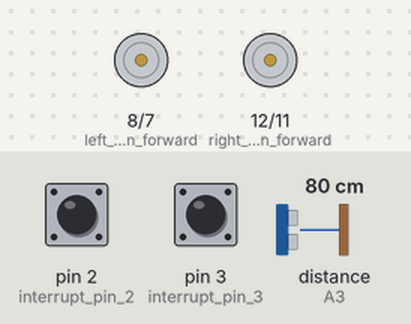
A sketch run on a simulated Teensy 3. Parts: motor-driver pin pairs drawn as motors (green arrow = first pin HIGH = forward, orange = second pin HIGH = backward, longer = more drive, scaled by the enable pin). The inputs (shaded band) are chosen by the test bench; at power-on: distance to the obstacle (sensor on A3) 80 cm, pin 2 (interrupt_pin_2) HIGH, pin 3 (interrupt_pin_3) HIGH. The echo pulse lasts 58.3 µs per cm; what the sketch prints to the serial monitor is not drawn.

Above: at 0.01 s.
At 1.2 s:
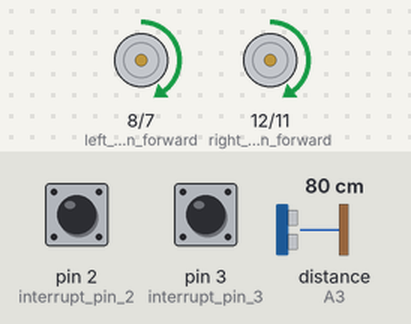
1.3 s: distance to the obstacle (sensor on A3) set to 23 cm
3.0 s: distance to the obstacle (sensor on A3) set to 18 cm
At 3.8 s:
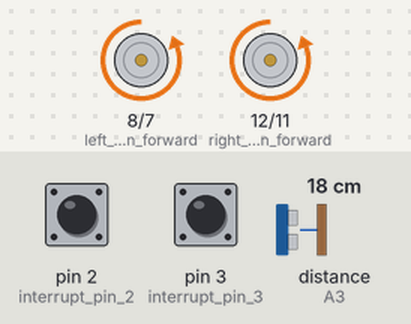
Timing chart, 0 to 6.0 s (numbered marks = the images above; inputs shaded):
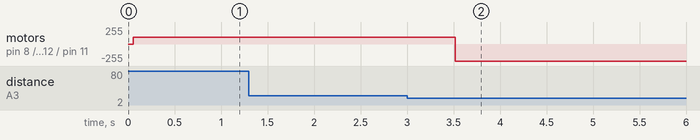

Measured:
- the behaviour switches between 21 and 20 cm on distance to the obstacle (sensor on A3) (found by bisection; images 1 and 2)
- after the input at 3.0 s, motor on pin 8 (left_motor_pin_forward) / pin 7 (left_motor_pin_reverse), motor on pin 12 (right_motor_pin_forward) / pin 11 (right_motor_pin_reverse): forward 100/255 → backward 255/255 after 0.52 s

The sketch:

main.ino
```cpp
#include "Arduino.h"
#include "Motor.h"
#include "Sensor.h"

class Robot{
  public:
    Motor motor_left{"left"};
    Motor motor_right{"right"};
    int Left_Motor_Speed;
    int Right_Motor_Speed;

    Robot(int lms, int rms)
    {
      Left_Motor_Speed = lms;
      Right_Motor_Speed = rms;
    }

    void move_right(int _time_)
    {
      delay(_time_);
      motor_left.stop();
      motor_right.stop();
      delay(300);
      motor_left.forward(Left_Motor_Speed);
      motor_right.reverse(Right_Motor_Speed);
      delay(1280);
      motor_left.stop();
      motor_right.stop();
    }

    void move_forward(int _time_, int l = 255, int r = 255)
    {
      delay(_time_);
      motor_left.forward(l);
      motor_right.forward(r);
    }

    void move_backward(int _time_)
    {
      delay(_time_);
      motor_left.reverse(255);
      motor_right.reverse(255);
    }

    void stop_robot(int _time_)
    {
      delay(_time_);
      motor_left.stop();
      motor_right.stop();
    }

    void move_left(int _time_)
    {
      delay(_time_);
      motor_left.stop();
      motor_right.stop();
      delay(300);
      motor_right.forward(Right_Motor_Speed);
      motor_left.reverse(Left_Motor_Speed);
      delay(1060);
      motor_left.stop();
      motor_right.stop();
    }
};

namespace
{
  int challenge = 0;
  const int Left_Motor_Speed = 127;
  const int Right_Motor_Speed = 180;
  const byte interrupt_pin_2 = 2;
  const byte interrupt_pin_3 = 3;

  auto speed = 200;

  // Instantiate the two motor objects, passing in the side of the robot the motor is o
  // Instantiate a sensor object
  Sensor sensor{};

  Motor left_motor{"left"};
  Motor right_motor{"right"};

  Robot robot(127, 180);
}

void setup()
{
  // movement::robot(127, 180);
  // 127 is the left moter speed
  Serial.begin(115200);
  pinMode(interrupt_pin_2, INPUT_PULLUP);
  pinMode(interrupt_pin_3, INPUT_PULLUP);
  attachInterrupt(digitalPinToInterrupt(interrupt_pin_2), left_motor_pulse_interrupt, RISING);
  attachInterrupt(digitalPinToInterrupt(interrupt_pin_3), right_motor_pulse_interrupt, RISING);
}

void loop()
{
  int compliet = 1;
  if (challenge == 0) // checks whitch challenge we what to run
  {
    while(compliet)
    {
      delay(54);
      if (sensor.distance_down() < 12)
      {
        robot.move_forward(0,100,100);
      }
      else
      {
        robot.stop_robot(500);
        int bob1_foir_the_luls = left_motor.get_pulse_count();
        while((left_motor.get_pulse_count()-bob1_foir_the_luls) < 60)
        {
          robot.move_backward(0);
          Serial.println("sg");
        }
        Serial.println("sg1");
        robot.move_left(2000);
        robot.move_left(2000);
        Serial.println("sg2");
        compliet = 0;
      }
    }
  }
  if(challenge == 2)
  {
    robot.move_forward(2000);     // delay(2000); left_motor.forward(255); right_motor.forward(255);
    robot.move_right(2000);     // delay(2000); move_right();

    robot.move_forward(2000);     // delay(2000); left_motor.forward(255); right_motor.forward(255);
    robot.move_forward(2000);     // delay(2000); left_motor.forward(255); right_motor.forward(255);
    robot.move_right(2000);      // delay(2000); turn_left();

    robot.move_forward(2000);     // delay(2000); left_motor.forward(255); right_motor.forward(255);
    robot.move_right(2000); // delay(2000); turn_left();

    robot.move_forward(2000);        // delay(2000); left_motor.forward(255); right_motor.forward(255);
    robot.move_right(2000);        // delay(2000); turn_left();

    robot.move_forward(2000);      // delay(2000); left_motor.forward(255); right_motor.forward(255);
    robot.move_forward(2000);        // delay(2000); left_motor.forward(255); right_motor.forward(255);
    robot.move_right(2000);     // delay(2000); turn_right();

    robot.move_forward(2000);  // delay(2000); left_motor.forward(255); right_motor.forward(255);
    robot.stop_robot(2000);         // delay(2000); left_motor.stop(); right_motor.stop();
    robot.move_right(2000);
     while(true){}
  }

  if(challenge == 1)
  {
    for (int b; b < 5; b++) {// loops through 4 times
      robot.move_right(2000);// move right
      robot.move_forward(2000);// move farward
    }
  }
    /*robot.move_backward(255);
    delay(1000);
    robot.move_forward(255);
    delay(2000);
    left_motor.stop();
    right_motor.stop();
    while(true){}*/
  /*analogWrite(13, 255);
  delay(1000);
  analogWrite(13, 0);
  delay(1000);*/
  challenge++;
}

 void left_motor_pulse_interrupt()
{
  left_motor.inc_pulse();
}

void right_motor_pulse_interrupt()
{
  right_motor.inc_pulse();
}
```

Motor.cpp
```cpp
#include "Arduino.h"
#include "Motor.h"

namespace {
  static const byte max_speed_value = 255;
}

Motor::Motor(String side)
{
  // Setup the pins dependent upon which motor is instantiated
  if (side == "left") {
    pinMode(left_motor_pin_enable, OUTPUT);
    pinMode(left_motor_pin_forward, OUTPUT);
    pinMode(left_motor_pin_reverse, OUTPUT);

    enable_pin = left_motor_pin_enable;
    forward_pin = left_motor_pin_forward;
    reverse_pin = left_motor_pin_reverse;
  } else if (side == "right"){
    pinMode(right_motor_pin_enable, OUTPUT);
    pinMode(right_motor_pin_forward, OUTPUT);
    pinMode(right_motor_pin_reverse, OUTPUT);

    enable_pin = right_motor_pin_enable;
    forward_pin = right_motor_pin_forward;
    reverse_pin = right_motor_pin_reverse;
  }
  disable();
}

void Motor::set_speed(int _speed)
{
  speed = _speed;
  analogWrite(enable_pin, speed);
}

void Motor::forward(int speed)
{
  set_speed(speed);
  digitalWrite(forward_pin, HIGH);
  digitalWrite(reverse_pin, LOW);
}

void Motor::reverse(int speed)
{
  set_speed(speed);
  digitalWrite(forward_pin, LOW);
  digitalWrite(reverse_pin, HIGH);
}

void Motor::stop(int speed)
{
  set_speed(speed);
  digitalWrite(forward_pin, HIGH);
  digitalWrite(reverse_pin, HIGH);
}

void Motor::disable()
{
  set_speed(0);
  digitalWrite(forward_pin, LOW);
  digitalWrite(reverse_pin, LOW);
}
```

Motor.h
```cpp
#ifndef MOTOR_H
#define MOTOR_H

#include "Arduino.h"

class Motor
{
  private:
    int speed = 0;
    int enable_pin = 0;
    int forward_pin = 0;
    int reverse_pin = 0;
    volatile unsigned long pulse_count = 0;

    const byte interrupt_pin_2 = 2;
    const byte interrupt_pin_3 = 3;

    const byte left_motor_pin_enable = 9;
    const byte left_motor_pin_forward = 8;
    const byte left_motor_pin_reverse = 7;
    const byte right_motor_pin_enable = 10;
    const byte right_motor_pin_forward = 12;
    const byte right_motor_pin_reverse = 11;

  public:
    static const int default_speed = 100;
    Motor(String side);

    void set_speed(int speed = default_speed);
    int get_speed() const { return speed; }
    void forward(int speed = default_speed);
    void reverse(int speed = default_speed);
    void stop(int speed = default_speed);
    void disable();

    void inc_pulse() { pulse_count++; }
    unsigned long get_pulse_count() const { return pulse_count; }
};

#endif
```

Sensor.cpp
```cpp
#include "NewPing.h"
#include "Arduino.h"
#include "Sensor.h"

namespace {

}

Sensor::Sensor(){

}

float Sensor::distance_forwards()
{
  NewPing forward_sensor(forward_trigger, forward_echo, max_distance);
  return forward_sensor.ping() / US_ROUNDTRIP_CM;
}

float Sensor::distance_down()
{
  NewPing down_sensor(down_trigger, down_echo, max_drop);
  return down_sensor.ping() / US_ROUNDTRIP_CM;
}

float Sensor::left_light_sensor()
{
  const int left_light_sensor = 7;
  return analogRead(left_light_sensor);
}

float Sensor::center_light_sensor()
{
  const int center_light_sensor = 6;
  return analogRead(center_light_sensor);
}

float Sensor::right_light_sensor()
{
  const int right_light_sensor = 2;
  return analogRead(right_light_sensor);
}
```

Sensor.h
```cpp
#ifndef SENSOR_H
#define SENSOR_H

#include "Arduino.h"

namespace {

}

class Sensor
{
  private:
    const int forward_trigger= 4;
    const int forward_echo = 5;

    const int down_trigger = 13;
    const int down_echo = 17;

    const int max_distance = 200;
    const int max_drop = 20;

  public:
    Sensor();

    float distance_forwards();
    float distance_down();
    float left_light_sensor();
    float center_light_sensor();
    float right_light_sensor();
};

#endif
```
